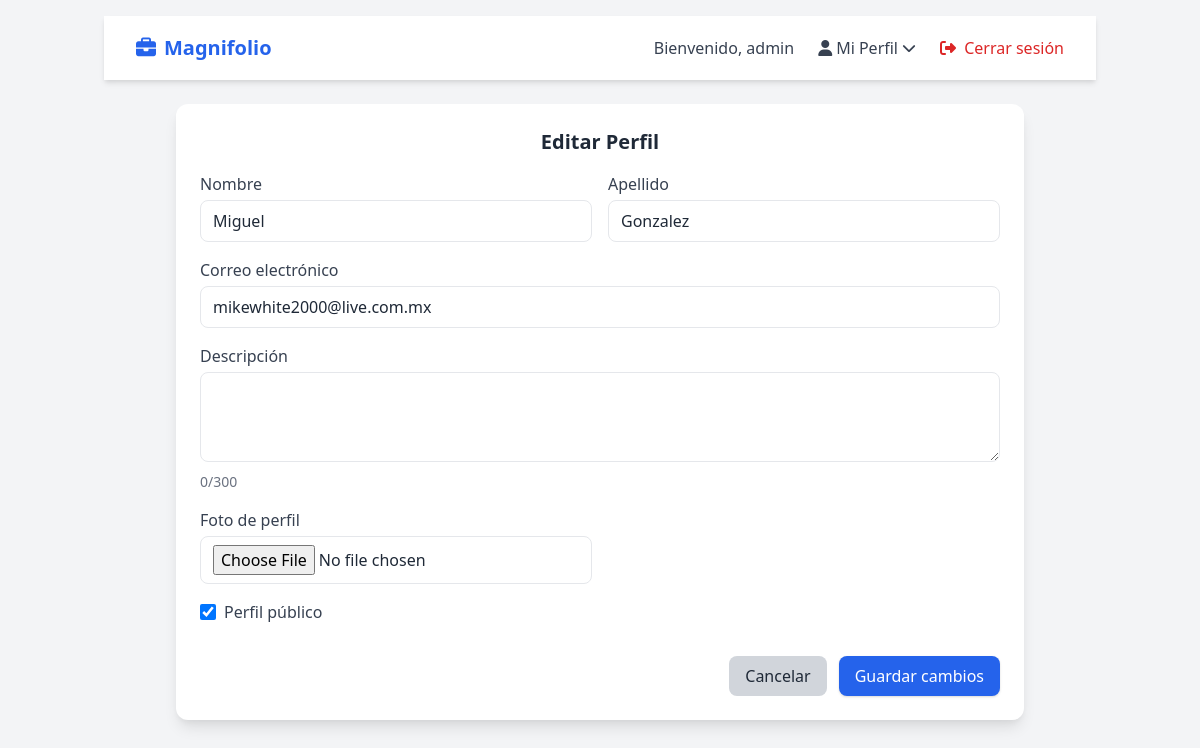
The page /editar_perfil/ (signed in) on the database as committed earlier.
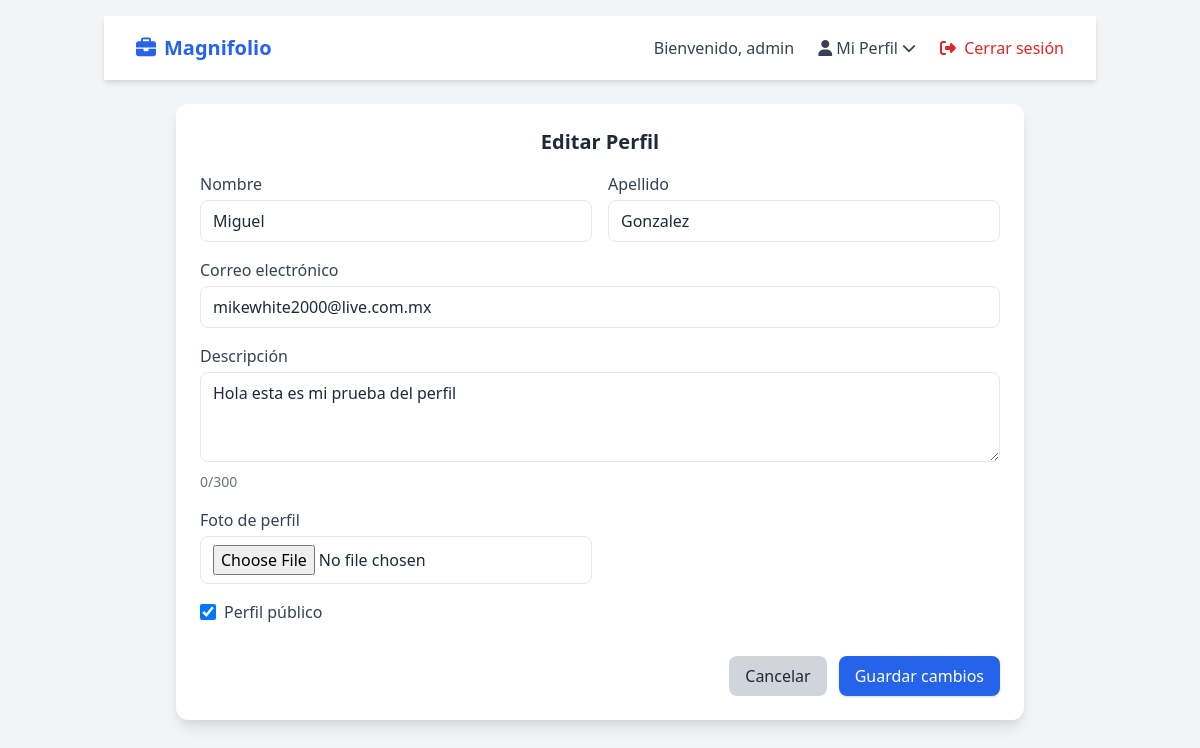
The same page on the database as committed later.
### usuarios/models.py (models this page shows, shortened)
class Usuario(AbstractUser):
    descripcion = models.TextField(max_length=300, null=True, blank=True)
    foto_perfil = models.ImageField(upload_to='fotos/', null=True, blank=True)
    visible = models.BooleanField(default=True)

### usuarios/views.py (the view)
# urls.py: path("editar_perfil/", editar_perfil, name="editar_perfil"),
@login_required
def editar_perfil(request):
    usuario = request.user
    if request.method == "POST":
        form = UsuarioForm(request.POST, request.FILES, instance=usuario)
        if form.is_valid():
            usuario = form.save(commit=False)
            cropped_data = request.POST.get("foto_perfil_cropped")
            if cropped_data:
                try:
                    format, imgstr = cropped_data.split(";base64,")
                    ext = format.split("/")[-1]
                    file_name = f"{usuario.username}_perfil.{ext}"
                    usuario.foto_perfil.save(
                        file_name,
                        ContentFile(base64.b64decode(imgstr)),
                        save=True
                    )
                except Exception as e:
                    messages.error(request, f"Error al procesar la imagen: {str(e)}")
            usuario.save()
            messages.success(request, "Tu perfil se actualizó correctamente ✅")
            return redirect(reverse_lazy('mi_perfil'))
        else:
            errors = form.errors.as_data()
            error_messages = []
            for field, error_list in errors.items():
                for error in error_list:
                    error_messages.append(f"{field}: {error.message}")
            messages.error(request, "\n".join(error_messages))
    else:
        form = UsuarioForm(instance=usuario)
    context = {
        "form": form
    }
    return render(request, 'editar_perfil.html', context)

### usuarios/forms.py (shortened to what this page needs)
class UsuarioForm(forms.ModelForm):
    class Meta:
        model = Usuario
        fields = ['first_name', 'last_name', 'email', 'descripcion', 'foto_perfil', 'visible']

### templates/editar_perfil.html (shortened to what this page needs)
{% extends 'base.html' %}
{% block navbar %}
    {% include 'navbar.html' %}
{% endblock %}
{% block content %}
<div class="max-w-4xl mx-auto p-6">
    <div class="bg-white rounded-xl shadow-lg p-6 relative">
        <h2 class="text-xl font-bold text-gray-800 mb-4 text-center">Editar Perfil</h2>
        <form method="post" enctype="multipart/form-data" class="space-y-4">
            <div class="grid grid-cols-1 md:grid-cols-2 gap-4">
                <div>
                    <label class="block text-gray-700 font-medium">Nombre</label>
                    <input type="text" name="first_name" value="{{ user.first_name }}"
                           class="w-full mt-1 px-3 py-2 border rounded-lg focus:ring focus:ring-blue-300">
                </div>
                <div>
                    <label class="block text-gray-700 font-medium">Apellido</label>
                    <input type="text" name="last_name" value="{{ user.last_name }}"
                           class="w-full mt-1 px-3 py-2 border rounded-lg focus:ring focus:ring-blue-300">
                </div>
            </div>
            <div>
                <label class="block text-gray-700 font-medium">Correo electrónico</label>
                <input type="email" name="email" value="{{ user.email }}"
                       class="w-full mt-1 px-3 py-2 border rounded-lg focus:ring focus:ring-blue-300">
            </div>
            <div>
                <label class="block text-gray-700 font-medium">Descripción</label>
                <textarea name="descripcion" rows="3" minlength="300"
                          class="w-full mt-1 px-3 py-2 border rounded-lg focus:ring focus:ring-blue-300">{{ user.descripcion }}</textarea>
            </div>
            <div class="grid grid-cols-1 md:grid-cols-2 gap-4">
                <div>
                    <label class="block text-gray-700 font-medium">Foto de perfil</label>
                    <input id="fileInput" type="file" name="foto_perfil" accept="image/*"
                           class="w-full mt-1 px-3 py-2 border rounded-lg focus:ring focus:ring-blue-300">
                </div>
                <div class="flex justify-center items-center">
                </div>
            </div>
            <div class="flex items-center">
                <input type="checkbox" name="visible" id="visible"
                       {% if user.visible %}checked{% endif %}
                       class="h-4 w-4 text-blue-600 border-gray-300 rounded">
                <label for="visible" class="ml-2 text-gray-700">Perfil público</label>
            </div>
            <div class="flex justify-end space-x-3 pt-4">
                <a href="{% url 'mi_perfil' %}"
                   class="px-4 py-2 bg-gray-300 rounded-lg hover:bg-gray-400 transition">
                    Cancelar
                </a>
                <button type="submit"
                        class="px-4 py-2 bg-blue-600 text-white rounded-lg shadow hover:bg-blue-700 transition">
                    Guardar cambios
                </button>
            </div>
        </form>
    </div>
</div>
{% endblock %}

### templates/navbar.html (shortened to what this page needs)
{% load static %}
<!DOCTYPE html>
<html lang="es">
<head>
    <link href="https://cdn.jsdelivr.net/npm/tailwindcss@2.2.19/dist/tailwind.min.css" rel="stylesheet">
    <link rel="stylesheet" href="https://cdnjs.cloudflare.com/ajax/libs/font-awesome/6.5.1/css/all.min.css">
</head>
<body class="bg-gray-100 text-gray-800">
    <nav class="bg-white shadow-md">
        <div class="max-w-7xl mx-auto px-4 sm:px-6 lg:px-8">
            <div class="flex justify-between h-16">
                <div class="flex items-center">
                    <a href="{% url 'index' %}" class="text-xl font-bold text-blue-600 flex items-center">
                        <i class="fa-solid fa-briefcase mr-2"></i> Magnifolio
                    </a>
                </div>
                <div class="hidden md:flex items-center space-x-6">
                    {% if request.user.is_authenticated %}
                        <span class="text-gray-700">
                            Bienvenido, {{ request.user.username }}
                        </span>
                        <div class="relative">
                            <button id="perfil-btn" class="text-gray-700 hover:text-blue-600 transition flex items-center">
                                <i class="fa-solid fa-user mr-1"></i> Mi Perfil
                                <i class="fa-solid fa-chevron-down ml-1 text-sm"></i>
                            </button>
                        </div>
                        <a href="{% url 'logout' %}" class="text-red-600 hover:text-red-700 transition">
                            <i class="fa-solid fa-right-from-bracket mr-1"></i> Cerrar sesión
                        </a>
                    {% endif %}
                </div>
            </div>
        </div>
    </nav>
</body>
</html>

Rows that differ between the two databases and show on the page:
changed Usuario "admin": descripcion (not shown) → "Hola esta es mi prueba del perfil"
